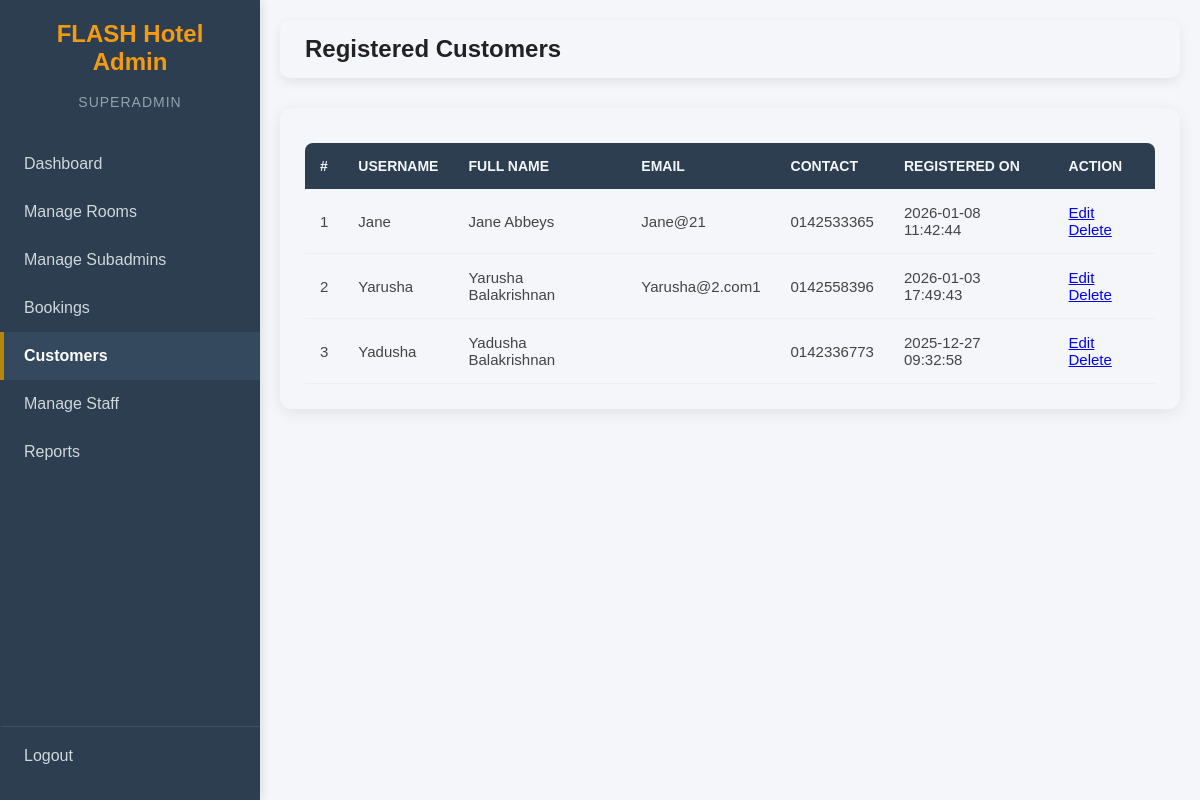
Page /customers.php (signed in) on the committed database.
### tables this page shows
CREATE TABLE `customer` (
  `id` int(11) NOT NULL,
  `username` varchar(50) NOT NULL,
  `cust_name` varchar(100) NOT NULL,
  `cust_email` varchar(255) NOT NULL,
  `contact_number` varchar(20) DEFAULT NULL,
  `password_hash` varchar(255) NOT NULL,
  `created_at` timestamp NOT NULL DEFAULT current_timestamp()
);

### customers.php (the view, shortened to what this page needs)
<?php
require_once "db.php";
$sql = "SELECT id, username, cust_name, cust_email, contact_number, created_at
        FROM customer
        ORDER BY created_at DESC";
$result = $conn->query($sql);
?>
<!DOCTYPE html>
<html>
<head>
    <link rel="stylesheet" href="admin.css">
</head>
<body>
<div class="sidebar">
    <div class="brand">
        <h2>FLASH Hotel Admin</h2>
        <br><p class="role">SuperAdmin</p>
    </div>
    <a href="dashboard.php"> Dashboard</a>
    <a href="manage_rooms.php"> Manage Rooms</a>
    <a href="manage_subadmins.php"> Manage Subadmins</a>
    <a href="bookings.php"> Bookings</a>
    <a href="customers.php" class="active"> Customers</a>
    <a href="manage_staff.php"> Manage Staff</a>
    <a href="reports.php"> Reports</a>
    <a href="logout.php" class="logout">Logout</a>
</div>
<div class="main-content">
    <div class="topbar">
        <h3>Registered Customers</h3>
    </div>
    <div class="table-box">
        <table>
            <thead>
                <tr>
                    <th>#</th>
                    <th>Username</th>
                    <th>Full Name</th>
                    <th>Email</th>
                    <th>Contact</th>
                    <th>Registered On</th>
                    <th>Action</th>
                </tr>
            </thead>
            <tbody>
            <?php
            $i = 1;
            if ($result->num_rows > 0) {
                while ($row = $result->fetch_assoc()) {
                ?>
                <tr>
                    <td><?= $i++; ?></td>
                    <td><?= htmlspecialchars($row['username']); ?></td>
                    <td><?= htmlspecialchars($row['cust_name']); ?></td>
                    <td><?= htmlspecialchars($row['cust_email']); ?></td>
                    <td><?= htmlspecialchars($row['contact_number']); ?></td>
                    <td><?= $row['created_at']; ?></td>
                    <td>
                        <a href="edit_customer.php?id=<?php echo $row['id']; ?>" class="btn-edit">Edit</a>
                        <a href="delete_customer.php?id=<?php echo $row['id']; ?>"
                           class="btn-delete"
                           onclick="return confirm('Are you sure you want to delete this customer?');">
                           Delete
                        </a>
                    </td>
                </tr>
                <?php
                }
            } else {
                echo "<tr><td colspan='7' style='text-align:center;'>No customers found</td></tr>";
            }
            ?>
            </tbody>
        </table>
    </div>
</div>
</body>
</html>

### admin.css (style rules this page uses)
:root { --color-primary-dark: #2c3e50; --color-secondary-light: #f4f6f9; --color-text-dark: #222222; --color-accent-gold: #b8860b; --font-sans: "Poppins", sans-serif; }
* { margin: 0; padding: 0; box-sizing: border-box; font-family: var(--font-sans); }
body { background: var(--color-secondary-light); display: flex; height: 100vh; }
.sidebar { width: 260px; background: var(--color-primary-dark); color: var(--color-text-light); padding: 20px 0; display: flex; flex-direction: column; box-shadow: 2px 0 10px rgba(0, 0, 0, 0.1); }
.sidebar .brand { text-align: center; padding: 0 20px; margin-bottom: 30px; }
.sidebar h2 { font-size: 24px; font-weight: 700; color: #f39c12; margin-bottom: 5px; }
.sidebar .role { font-size: 14px; color: #90a4ae; margin-top: -5px; text-transform: uppercase; letter-spacing: 1px; }
.sidebar a { padding: 15px 20px; color: #cfd8dc; text-decoration: none; display: block; font-size: 16px; transition: 0.3s; border-left: 4px solid transparent; }
.sidebar .active { background: #34495e; color: white; border-left: 4px solid var(--color-accent-gold); font-weight: 600; }
.sidebar .logout { margin-top: auto; border-top: 1px solid #3e5163; padding-top: 20px; }
.main-content { flex: 1; padding: 20px; overflow-y: auto; }
.topbar { background: var(--color-text-light); padding: 15px 25px; border-radius: 10px; margin-bottom: 25px; box-shadow: 0 4px 12px rgba(0,0,0,0.08); display: flex; justify-content: space-between; align-items: center; }
.topbar h3 { font-size: 24px; font-weight: 700; color: var(--color-text-dark); }
.table-box { margin-top: 30px; background: var(--color-text-light); padding: 25px; border-radius: 12px; box-shadow: 0 4px 15px rgba(0,0,0,0.08); }
table { width: 100%; border-collapse: collapse; margin-top: 10px; }
table th { background: var(--color-primary-dark); color: var(--color-secondary-light); padding: 15px; text-align: left; font-size: 14px; font-weight: 600; text-transform: uppercase; }
table th:first-child { border-top-left-radius: 8px; }
table th:last-child { border-top-right-radius: 8px; }
table td { padding: 15px; border-bottom: 1px solid #eeeeee; font-size: 15px; color: #444; }

### rows in the picture
customer: username "Jane", cust_name "Jane Abbeys", cust_email "Jane@21", contact_number "0142533365", created_at "2026-01-08 11:42:44"
customer: username "Yarusha", cust_name "Yarusha Balakrishnan", cust_email "Yarusha@2.com1", contact_number "0142558396", created_at "2026-01-03 17:49:43"
customer: username "Yadusha", cust_name "Yadusha Balakrishnan", contact_number "0142336773", created_at "2025-12-27 09:32:58"
